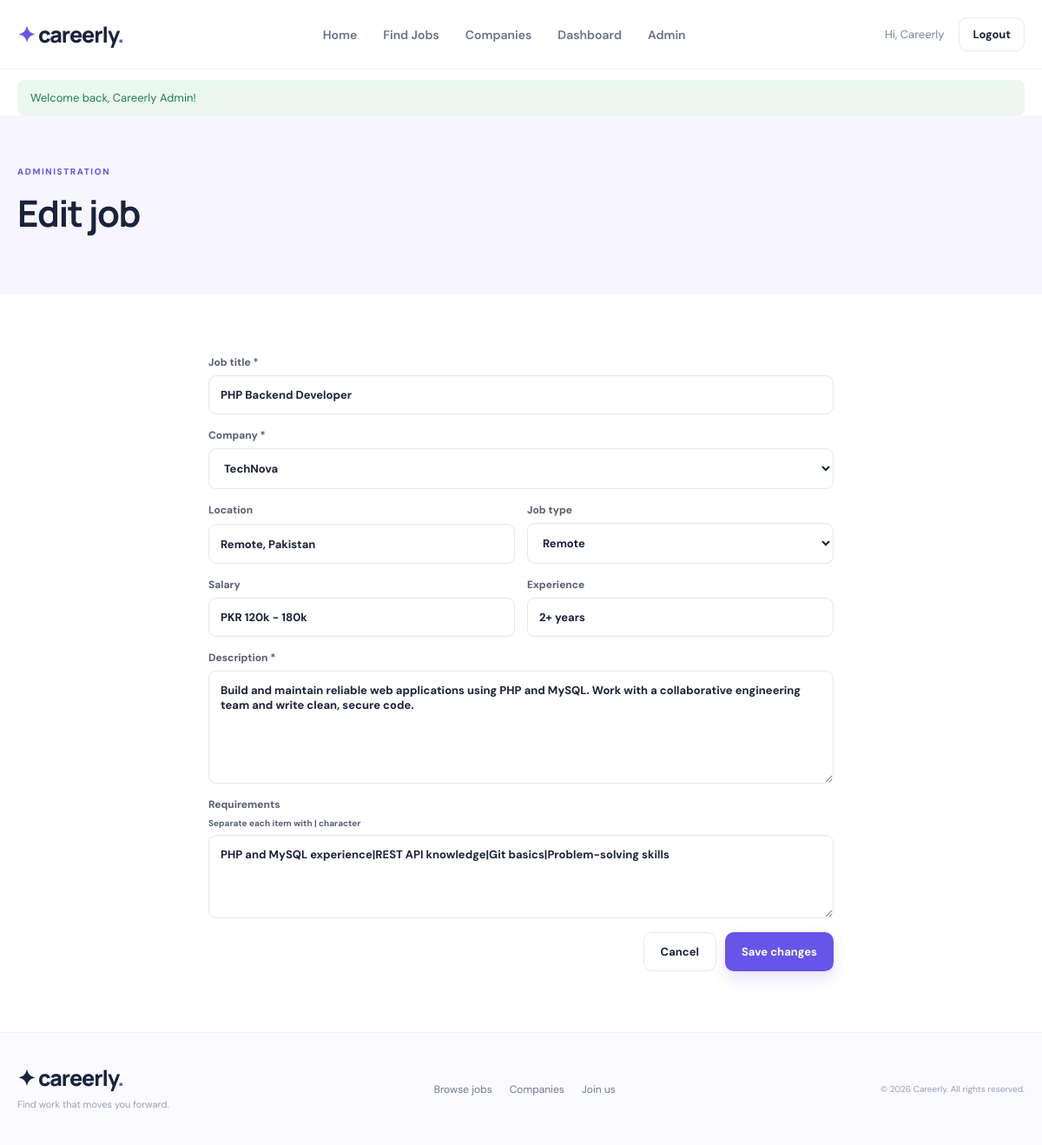
Screenshot of /admin/job-form.php?id=2 (signed in) with the database file from the repository.
### tables this page shows
CREATE TABLE jobs (
  id INT AUTO_INCREMENT PRIMARY KEY,
  company_id INT NOT NULL,
  title VARCHAR(160) NOT NULL,
  location VARCHAR(120) NOT NULL,
  job_type VARCHAR(40) NOT NULL,
  salary VARCHAR(100) NOT NULL,
  experience VARCHAR(80) NOT NULL,
  posted_label VARCHAR(50) NOT NULL DEFAULT 'Just now',
  description TEXT NOT NULL,
  requirements TEXT NOT NULL,
  created_at TIMESTAMP DEFAULT CURRENT_TIMESTAMP,
  FOREIGN KEY (company_id) REFERENCES companies(id) ON DELETE CASCADE
);

CREATE TABLE companies (
  id INT AUTO_INCREMENT PRIMARY KEY,
  name VARCHAR(120) NOT NULL,
  industry VARCHAR(120) NOT NULL,
  logo_color VARCHAR(30) NOT NULL DEFAULT '#6655e8'
);

### admin/job-form.php (the view, shortened to what this page needs)
<?php
require "../config/database.php";require "../includes/functions.php";require_admin();
$id=(int)($_GET['id']??0);$edit=$id>0;$job=['title'=>'','company_id'=>'','location'=>'Lahore, Pakistan','job_type'=>'Full-time','salary'=>'','experience'=>'1-3 years','description'=>'','requirements'=>''];
if($edit){$s=$pdo->prepare("SELECT * FROM jobs WHERE id=?");$s->execute([$id]);$found=$s->fetch();if(!$found){flash("Job not found.","error");header("Location: index.php");exit;}$job=$found;}
$companies=$pdo->query("SELECT id,name FROM companies ORDER BY name")->fetchAll();$error="";
$pageTitle=($edit?"Edit":"Add")." job | Careerly";$linkPrefix="../";$assetPrefix="../";require "../includes/header.php";
?>
<section class="page-hero"><div class="container"><div class="eyebrow">ADMINISTRATION</div><h1><?= $edit?"Edit job":"Publish a job" ?></h1></div></section>
<section class="section"><div class="container form-container"><?php if($error): ?><div class="alert error"><?= e($error) ?></div><?php endif; ?><form method="post" class="admin-form">
<label>Job title *<input name="title" required value="<?= e($job['title']) ?>"></label>
<label>Company *<select name="company_id" required><option value="">Choose company</option><?php foreach($companies as $c): ?><option value="<?= (int)$c['id'] ?>" <?= (string)$job['company_id']===(string)$c['id']?'selected':'' ?>><?= e($c['name']) ?></option><?php endforeach; ?></select></label>
<div class="two"><label>Location<input name="location" value="<?= e($job['location']) ?>"></label><label>Job type<select name="job_type"><?php foreach(["Full-time","Part-time","Remote","Contract","Internship"] as $t): ?><option <?= $job['job_type']===$t?'selected':'' ?>><?= e($t) ?></option><?php endforeach; ?></select></label></div>
<div class="two"><label>Salary<input name="salary" value="<?= e($job['salary']) ?>"></label><label>Experience<input name="experience" value="<?= e($job['experience']) ?>"></label></div>
<label>Description *<textarea name="description" rows="6" required><?= e($job['description']) ?></textarea></label>
<label>Requirements <small>Separate each item with | character</small><textarea name="requirements" rows="4"><?= e($job['requirements']) ?></textarea></label>
<div class="form-actions"><a class="btn btn-outline" href="index.php">Cancel</a><button class="btn"><?= $edit?"Save changes":"Publish job" ?></button></div>
</form></div></section><?php require "../includes/footer.php"; ?>

### assets/css/style.css (style rules this page uses)
* { box-sizing:border-box }
:root { --ink:#19233b;--muted:#7d8599;--purple:#6655e8;--line:#e9eaf1;--soft:#f7f7fc }
body { margin:0;color:var(--ink);font-family:'DM Sans',sans-serif }
a { color:inherit;text-decoration:none }
button,input,select,textarea { font:inherit }
.container { width:min(1160px,calc(100% - 40px));margin:auto }
.btn { display:inline-flex;justify-content:center;align-items:center;gap:8px;background:var(--purple);color:white;border:0;border-radius:10px;padding:13px 19px;font-weight:700;font-size:13px;cursor:pointer;box-shadow:0 8px 18px #6655e82b }
.btn-outline { background:#fff;color:var(--ink);border:1px solid var(--line);box-shadow:none }
.eyebrow { font-size:10px;letter-spacing:1.6px;font-weight:800;color:var(--purple) }
h1,h2,h3 { font-family:Manrope,sans-serif }
.section { padding:70px 0 }
.page-hero { background:#f7f6ff;padding:58px 0 }
.page-hero h1 { font-size:42px;letter-spacing:-1.5px;margin:12px 0 7px }
.filters input,.filters select,.auth-form input,.admin-form input,.admin-form select,.admin-form textarea,textarea { border:1px solid #e5e7ef;border-radius:9px;padding:13px;font-size:13px;outline:0;width:100%;background:white;color:var(--ink) }
.auth-form label,.admin-form label,.apply-box label { font-size:12px;font-weight:700;color:#555e73;display:grid;gap:7px }
.form-container { max-width:720px }
.admin-form { display:grid;gap:16px }
.two { display:grid;grid-template-columns:1fr 1fr;gap:14px }
.form-actions { display:flex;justify-content:flex-end;gap:10px }

### rows the page displays
jobs: title "PHP Backend Developer", company_id "TechNova", location "Remote, Pakistan", salary "PKR 120k - 180k", experience "2+ years", description "Build and maintain reliable web applications using PHP and MySQL. Work with a collaborative engineering team and write clean, secure code.", requirements "PHP and MySQL experience|REST API knowledge|Git basics|Problem-solving skills"

### other values shown
explode(' ', $_SESSION['user']['name'])[0] "Careerly"
$message "Welcome back, Careerly Admin!"
form field job_type "Remote"
